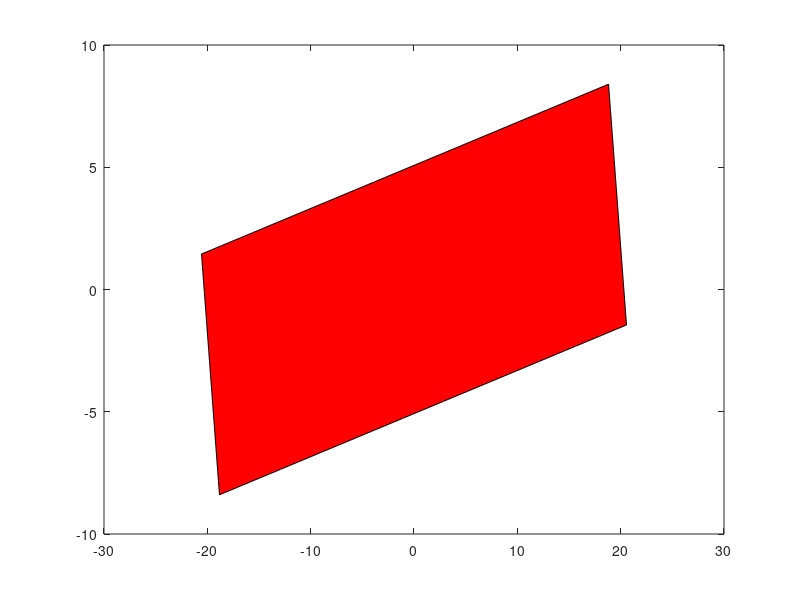

MATLAB code for this plot:
% dx=0.5;
% x=-20:dx:20;draft=5;
% z=zeros(size(x));
% indl=closest(x,-20);
% indr=closest(x,20);
% z(indl:indr)=-draft;
% dxz=zeros(size(x));
% dxz(indl)=-draft/dx;
% dxz(indr)=draft/dx;
% 
% theta=deg2rad(1);
% znow=z-theta.*(x+dxz.*z);
%  
% % figure;
% % plot(x,z,'r',x,znow,'b',x,dxz,'--k')
% % xlim([-30 30])


draft=5;
theta=deg2rad(10);
z0=[-draft:1:draft];
x0=[-20:1:20];
onez=ones(size(z0));
onex=ones(size(x0));

z=[fliplr(z0)        -draft.*onex z0            draft.*onex];
x=[x0(1)*onez x0          x0(end).*onez fliplr(x0)];
% figure;
% plot(x,z)

xnew=x.*cos(theta)-z.*sin(theta);
znew=x.*sin(theta)+z.*cos(theta);


figure;
fill(xnew,znew,'r')
%xlim([-25 25]);ylim([-10 10])
